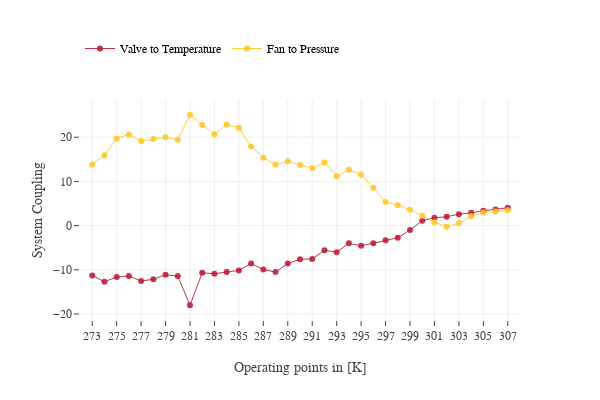

The code cell stored with this chart in its notebook:
### Code cell
# Make a Scatter Plot of the Couplings

trace1 = Scatter(x = T, y = K2*(L1+T1-L2-T2),
                 line = dict(
                     color = TUBScolorscale[0],
                     width = 1
                     #dash = 'dash'
                 ),
                 name ='Valve to Temperature',
                 mode = 'lines+markers')
trace2 = Scatter(x = T, y = K3*(L4+T4-L3-T3),
                 line = dict(
                     color = TUBScolorscale[1],
                     width = 1
                     #dash = 'dash'
                 ),
                 name ='Fan to Pressure',
                 mode = 'lines+markers')


fig = dict(data=[trace1, trace2], layout=layout4)
iplot(fig)

### Figure 1 — Plotly figure (JSON) as saved in the notebook; plotly's stock layout.template omitted (floating-point values rounded to 4 significant figures)
{"data": [{"line": {"color": "rgba(190,30,60,0.9)", "width": 1}, "mode": "lines+markers", "name": "Valve to Temperature", "type": "scatter", "x": [273, 274, 275, 276, 277, 278, 279, 280, 281, 282, 283, 284, 285, 286, 287, 288, 289, 290, 291, 292, 293, 294, 295, 296, 297, 298, 299, 300, 301, 302, 303, 304, 305, 306, 307], "y": [-11.27, -12.69, -11.63, -11.41, -12.53, -12.15, -11.13, -11.41, -18.01, -10.68, -10.9, -10.47, -10.13, -8.564, -9.923, -10.5, -8.577, -7.615, -7.533, -5.598, -6.006, -4.008, -4.565, -3.98, -3.294, -2.749, -0.992, 1.1, 1.755, 2.013, 2.594, 2.891, 3.363, 3.623, 4.024]}, {"line": {"color": "rgba(255,200,42,0.9)", "width": 1}, "mode": "lines+markers", "name": "Fan to Pressure", "type": "scatter", "x": [273, 274, 275, 276, 277, 278, 279, 280, 281, 282, 283, 284, 285, 286, 287, 288, 289, 290, 291, 292, 293, 294, 295, 296, 297, 298, 299, 300, 301, 302, 303, 304, 305, 306, 307], "y": [13.84, 15.94, 19.72, 20.61, 19.15, 19.58, 19.99, 19.45, 25.08, 22.76, 20.68, 22.85, 22.13, 17.88, 15.33, 13.82, 14.53, 13.73, 12.97, 14.26, 11.17, 12.63, 11.5, 8.591, 5.345, 4.607, 3.577, 2.238, 0.7476, -0.2506, 0.5898, 2.09, 2.951, 3.175, 3.502]}], "layout": {"autosize": false, "font": {"family": "Nexus"}, "height": 400, "legend": {"font": {"color": "#000", "family": "Nexus", "size": 12}, "orientation": "h", "traceorder": "normal", "x": 0, "y": 1.3}, "width": 600, "xaxis": {"autotick": false, "dtick": 2, "range": [272, 308], "showgrid": true, "tick0": 273, "ticks": "outside", "title": "Operating points in [K]", "zeroline": false}, "yaxis": {"autotick": true, "showgrid": true, "ticks": "outside", "title": "System Coupling", "zeroline": false}}}
